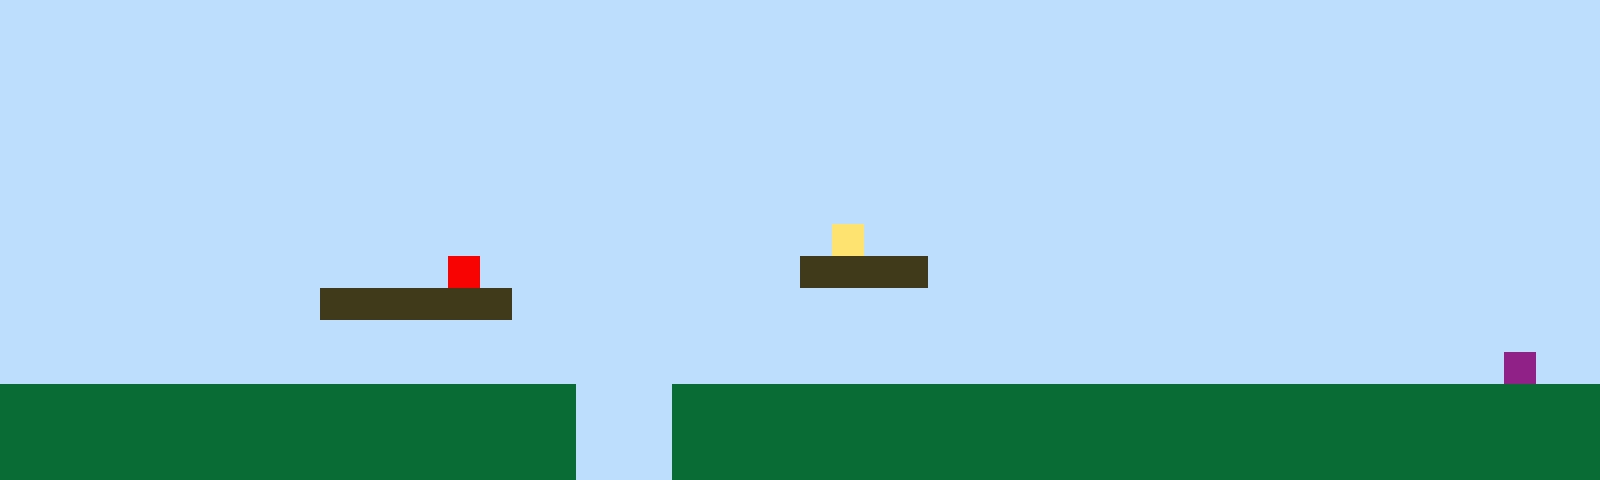

This is a level from a 2D game, rendered from its Tiled map with the project's own tilesets. A one-line summary and the complete map file follow:
An orthogonal 50x15 tile map with 32x32 px tiles, 1 tile layer (Tile Layer 1).

<map version="1.10" tiledversion="1.11.2" orientation="orthogonal" renderorder="right-up" width="50" height="15" tilewidth="32" tileheight="32" infinite="0" nextlayerid="2" nextobjectid="1"><editorsettings><export target="map1.csv" format="csv" /></editorsettings><tileset firstgid="1" name="sprites" tilewidth="32" tileheight="32" tilecount="6" columns="3"><image source="sprites.png" width="96" height="64" /></tileset><layer id="1" name="Tile Layer 1" width="50" height="15"><data encoding="csv">1,1,1,1,1,1,1,1,1,1,1,1,1,1,1,1,1,1,1,1,1,1,1,1,1,1,1,1,1,1,1,1,1,1,1,1,1,1,1,1,1,1,1,1,1,1,1,1,1,1,1,1,1,1,1,1,1,1,1,1,1,1,1,1,1,1,1,1,1,1,1,1,1,1,1,1,1,1,1,1,1,1,1,1,1,1,1,1,1,1,1,1,1,1,1,1,1,1,1,1,1,1,1,1,1,1,1,1,1,1,1,1,1,1,1,1,1,1,1,1,1,1,1,1,1,1,1,1,1,1,1,1,1,1,1,1,1,1,1,1,1,1,1,1,1,1,1,1,1,1,1,1,1,1,1,1,1,1,1,1,1,1,1,1,1,1,1,1,1,1,1,1,1,1,1,1,1,1,1,1,1,1,1,1,1,1,1,1,1,1,1,1,1,1,1,1,1,1,1,1,1,1,1,1,1,1,1,1,1,1,1,1,1,1,1,1,1,1,1,1,1,1,1,1,1,1,1,1,1,1,1,1,1,1,1,1,1,1,1,1,1,1,1,1,1,1,1,1,1,1,1,1,1,1,1,1,1,1,1,1,1,1,1,1,1,1,1,1,1,1,1,1,1,1,1,1,1,1,1,1,1,1,1,1,1,1,1,1,1,1,1,1,1,1,1,1,1,1,1,1,1,1,1,1,1,1,1,1,1,1,1,1,1,1,1,1,1,1,1,1,1,1,1,1,1,1,1,1,1,1,1,1,1,1,1,1,1,1,1,1,1,1,1,1,1,1,1,1,1,1,1,1,1,1,1,1,1,1,1,1,1,1,1,1,1,1,1,1,1,1,1,1,1,1,1,1,4,1,1,1,1,1,1,1,1,1,1,1,1,1,1,1,1,1,1,1,1,1,1,1,1,1,1,1,1,1,1,1,1,1,1,1,1,1,5,1,1,1,1,1,1,1,1,1,1,3,3,3,3,1,1,1,1,1,1,1,1,1,1,1,1,1,1,1,1,1,1,1,1,1,1,1,1,1,1,1,1,1,1,1,3,3,3,3,3,3,1,1,1,1,1,1,1,1,1,1,1,1,1,1,1,1,1,1,1,1,1,1,1,1,1,1,1,1,1,1,1,1,1,1,1,1,1,1,1,1,1,1,1,1,1,1,1,1,1,1,1,1,1,1,1,1,1,1,1,1,1,1,1,1,1,1,1,1,1,1,1,1,1,1,1,1,1,1,1,1,1,1,1,1,1,1,1,1,1,1,1,1,1,1,1,1,1,1,1,1,1,1,1,1,1,1,1,1,1,1,1,1,1,1,1,1,1,1,1,1,1,1,1,1,1,1,1,1,1,1,1,6,1,1,2,2,2,2,2,2,2,2,2,2,2,2,2,2,2,2,2,2,1,1,1,2,2,2,2,2,2,2,2,2,2,2,2,2,2,2,2,2,2,2,2,2,2,2,2,2,2,2,2,2,2,2,2,2,2,2,2,2,2,2,2,2,2,2,2,2,2,2,1,1,1,2,2,2,2,2,2,2,2,2,2,2,2,2,2,2,2,2,2,2,2,2,2,2,2,2,2,2,2,2,2,2,2,2,2,2,2,2,2,2,2,2,2,2,2,2,2,2,1,1,1,2,2,2,2,2,2,2,2,2,2,2,2,2,2,2,2,2,2,2,2,2,2,2,2,2,2,2,2,2</data></layer></map>
